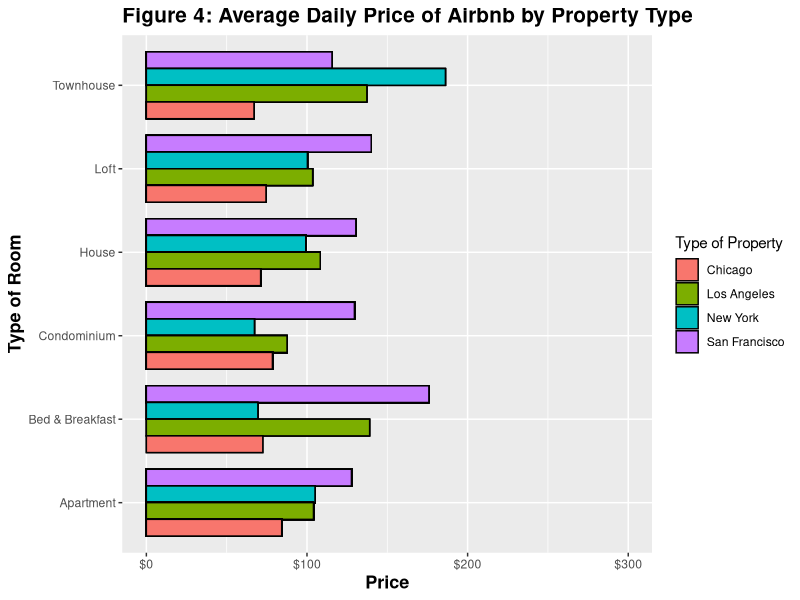

The R source for this figure:
library(ggplot2)
library(dplyr)
library(tidyr)
library(readr)
library(stringr)
library(scales)
library(ggthemes)
library(scales)


#property.type
citydf_1 = read_csv("updated_cleaned_four_cities.csv") %>% 
  group_by(City, Property.Type) %>% 
  mutate(dailyavg = mean(Price)) %>% 
  #filter property type so that it only contains the common properties among
  #all four cities
  filter(Property.Type %in% c("Townhouse", 
                              "Loft", 
                              "House", 
                              "Condominium", 
                              "Bed & Breakfast", 
                              "Apartment"))


#ggplot for property type
ggplot(citydf_1)+
  geom_bar(aes(x = Property.Type, 
               y = dailyavg, 
               fill = City), 
           color = "black",
           stat="identity", 
           position = position_dodge(), 
           width = 0.8) + 
  coord_flip() +
  scale_y_continuous(labels = dollar_format(prefix = "$"),
                     limits = c(0,300),
                     breaks = seq(0,300,100)) +
  labs(title = str_wrap("Figure 4: Average Daily Price of Airbnb by Property Type"),
       x = "Type of Room",
       y = "Price") +
  scale_fill_discrete(name = "Type of Property") +
  theme(
    axis.title.x = element_text(size = 13, face = "bold"),
    axis.title.y = element_text(size = 13, face = "bold"),
    plot.title = element_text(size = 15, face = "bold")
    
  )
  theme_gdocs()


  